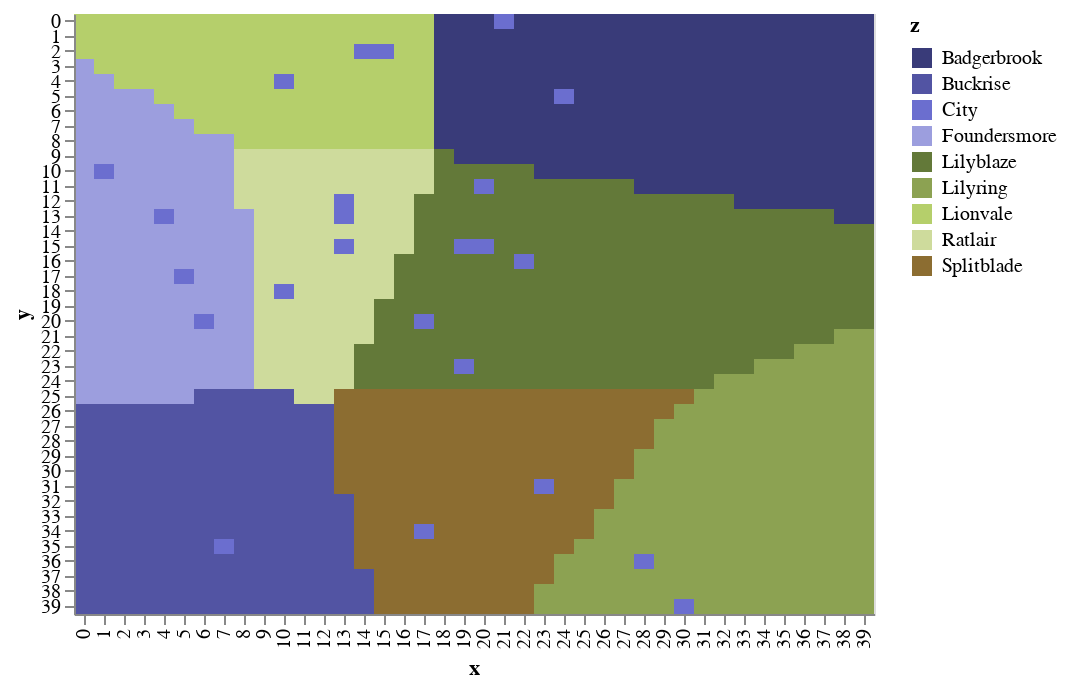

Write notebook code for a chart like this one.
### Code cell
draw.drawboarders(world.df_features)

### Figure 1 — Vega-Lite specification as saved in the notebook (floating-point values rounded to 4 significant figures; data arrays with more than 128 entries replaced by an {"elided": "..."} marker saying what was removed)
{"$schema": "https://vega.github.io/schema/vega-lite/v2.6.0.json", "config": {"view": {"height": 300, "width": 400}}, "data": {"name": "data-20ce4094b05b7ea9549db7dcb7e270be"}, "datasets": {"data-20ce4094b05b7ea9549db7dcb7e270be": {"elided": "1600 records"}}, "encoding": {"color": {"field": "z", "scale": {"scheme": "category20b"}, "type": "nominal"}, "tooltip": [{"field": "terrain", "type": "nominal"}, {"field": "feature", "type": "nominal"}, {"field": "nation", "type": "nominal"}], "x": {"field": "x", "type": "ordinal"}, "y": {"field": "y", "type": "ordinal"}}, "mark": "rect"}
